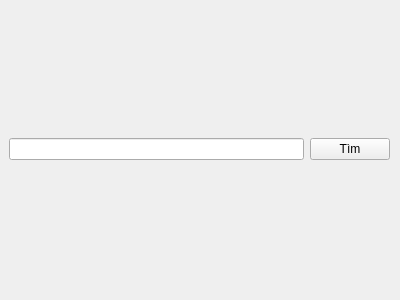
<?xml version="1.0" encoding="UTF-8"?>
<ui version="4.0">
 <class>ProcessWidget</class>
 <widget class="QWidget" name="ProcessWidget">
  <property name="geometry">
   <rect>
    <x>0</x>
    <y>0</y>
    <width>400</width>
    <height>300</height>
   </rect>
  </property>
  <property name="windowTitle">
   <string>Form</string>
  </property>
  <widget class="QWidget" name="verticalWidget" native="true">
   <property name="geometry">
    <rect>
     <x>9</x>
     <y>9</y>
     <width>381</width>
     <height>281</height>
    </rect>
   </property>
   <property name="maximumSize">
    <size>
     <width>381</width>
     <height>16777215</height>
    </size>
   </property>
   <layout class="QVBoxLayout" name="verticalLayout">
    <item>
     <layout class="QHBoxLayout" name="horizontalLayout_2"/>
    </item>
    <item>
     <layout class="QHBoxLayout" name="horizontalLayout">
      <item>
       <widget class="QLineEdit" name="lineEdit"/>
      </item>
      <item>
       <widget class="QPushButton" name="pushButton">
        <property name="text">
         <string>Tìm</string>
        </property>
       </widget>
      </item>
     </layout>
    </item>
   </layout>
  </widget>
 </widget>
 <resources/>
 <connections/>
</ui>
